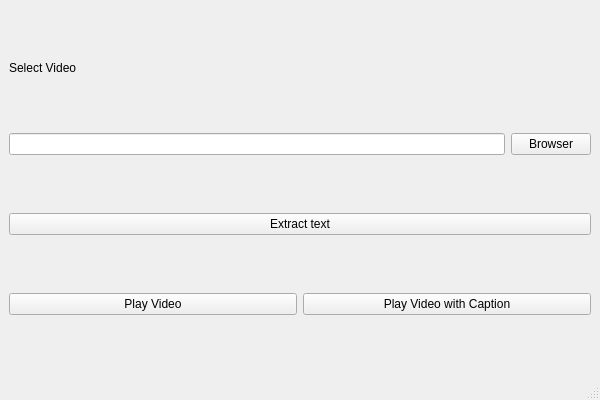
<?xml version="1.0" encoding="UTF-8"?>
<ui version="4.0">
 <class>MainWindow</class>
 <widget class="QMainWindow" name="MainWindow">
  <property name="geometry">
   <rect>
    <x>0</x>
    <y>0</y>
    <width>600</width>
    <height>400</height>
   </rect>
  </property>
  <property name="windowTitle">
   <string>MainWindow</string>
  </property>
  <widget class="QWidget" name="centralwidget">
   <layout class="QVBoxLayout" name="verticalLayout">
    <item>
     <widget class="QLabel" name="label">
      <property name="sizePolicy">
       <sizepolicy hsizetype="Fixed" vsizetype="Fixed">
        <horstretch>0</horstretch>
        <verstretch>0</verstretch>
       </sizepolicy>
      </property>
      <property name="text">
       <string>Select Video</string>
      </property>
     </widget>
    </item>
    <item>
     <layout class="QHBoxLayout" name="horizontalLayout">
      <item>
       <widget class="QLineEdit" name="lineEdit"/>
      </item>
      <item>
       <widget class="QPushButton" name="pushButton">
        <property name="text">
         <string>Browser</string>
        </property>
       </widget>
      </item>
     </layout>
    </item>
    <item>
     <widget class="QPushButton" name="pushButton_2">
      <property name="text">
       <string>Extract text</string>
      </property>
     </widget>
    </item>
    <item>
     <layout class="QHBoxLayout" name="horizontalLayout_2">
      <item>
       <widget class="QPushButton" name="pushButton_3">
        <property name="text">
         <string>Play Video</string>
        </property>
       </widget>
      </item>
      <item>
       <widget class="QPushButton" name="pushButton_4">
        <property name="text">
         <string>Play Video with Caption</string>
        </property>
       </widget>
      </item>
     </layout>
    </item>
   </layout>
  </widget>
  <widget class="QMenuBar" name="menubar">
   <property name="geometry">
    <rect>
     <x>0</x>
     <y>0</y>
     <width>600</width>
     <height>21</height>
    </rect>
   </property>
  </widget>
  <widget class="QStatusBar" name="statusbar"/>
 </widget>
 <resources/>
 <connections/>
</ui>
